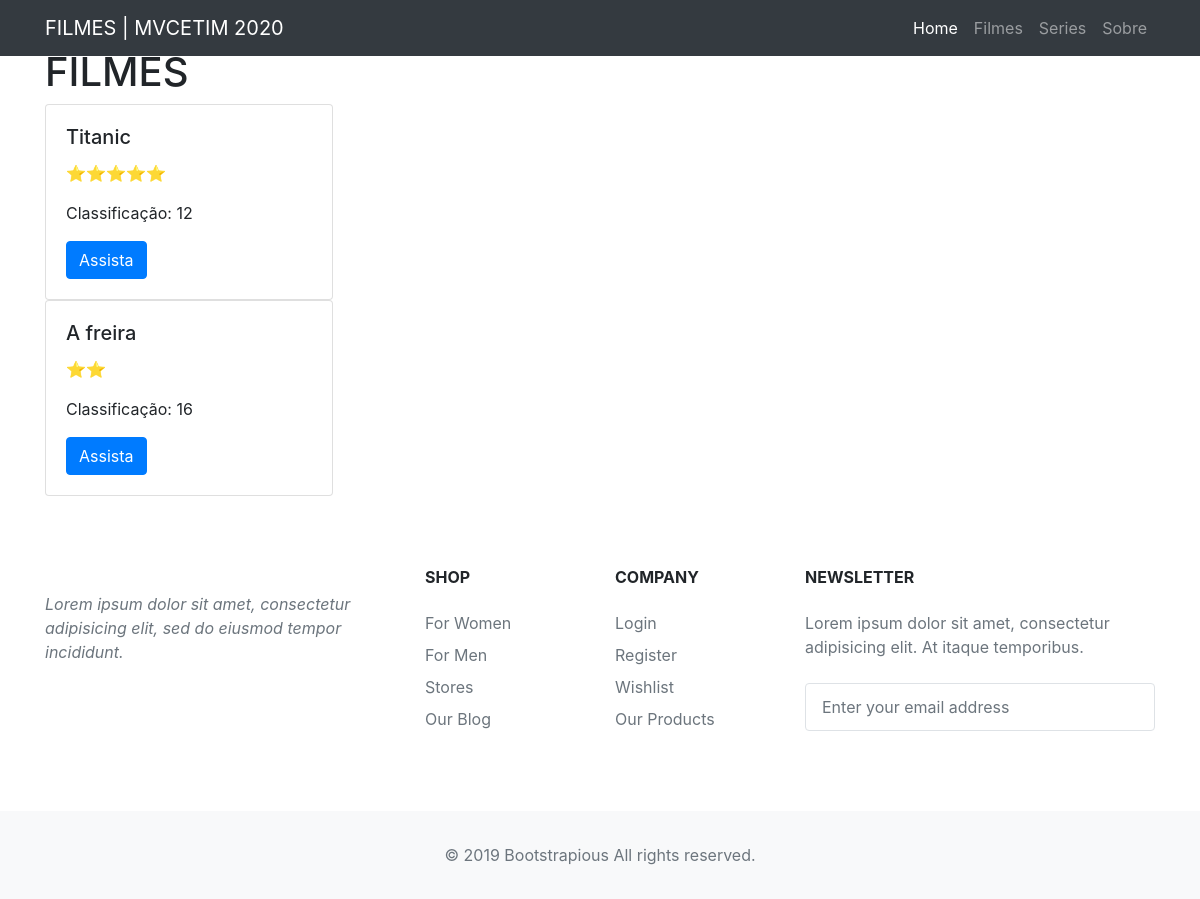
The app's page /filmes with its own data.
### tables this page shows
CREATE TABLE `audiovisual` (
  `id` int(11) NOT NULL,
  `titulo` varchar(200) NOT NULL,
  `tipo` varchar(100) NOT NULL,
  `categoria` varchar(100) NOT NULL,
  `classificacao` int(11) NOT NULL,
  `nota` int(11) NOT NULL
);

### app/Views/layout.php (called while the page is built)
<?php
include_once'Components/header.php';
require_once $this->view.'.php';
include_once'Components/footer.php';

### app/Controllers/FilmesController.php (called while the page is built, shortened)
<?php
class Filmes extends Controller
{
    public function index()
    {
        $this->view->titulo='FILMES | MVCETIM 2020';
        $this->view->filmes=$this->montafilmes();
        $this->view->render('filmes');
    }
    public function montaFilmes(){
        $obra = new \MVCETIM\Models\AudioVisual;
        $obra->listaTipo(['filme']);
        $filmes=$obra->queryresult();
        return $filmes;
    }
}

### index.php (called while the page is built, shortened)
<?php
new MVCETIM\Core\Core;

### app/Models/conexao.php (called while the page is built, shortened)
<?php
class Conexao
{
    protected function connect()
    {
        try
        {
            $this->conn = new \PDO('mysql:host='
            . DATABASE['host'] . ';dbname='
            . DATABASE['dbname'] . '; charset=utf8',
            DATABASE['user'],
            DATABASE['password'],
            DATABASE['options']);
            return $this->conn;
        }
        catch(\Exception $erro)
        {
            die('ERROR... <br> Erro ao se conectar<br>' . $erro->getMessage());
        }
    }
}

### app/Models/Model.php (called while the page is built, shortened)
<?php
class Model extends Conexao
{
 protected function SelectAll($sql, $param = null)
 {
        try
        {
            $query = $this->connect()->prepare($sql);
            $query->execute($param);
            $data = $query->fetchAll(\PDO::FETCH_OBJ);
            return $data;
        }
        catch(\Exception $erro){
            echo 'Erro ao executar Query<br>'. $erro->getMessage();
        }
 }
}

### app/Models/audiovisual.php (called while the page is built, shortened)
<?php
class AudioVisual extends Model
{
    public function listaTipo($parametro){
            $sql="SELECT * FROM audiovisual WHERE tipo = ?";
            $this->queryresult = $this->SelectAll($sql,$parametro);
    }
}

### app/Views/filmes.php (the view)
<div class="container mt-5">
    <h1>FILMES</h1>
    <?php
if(count($this->filmes)>0){
    foreach($this->filmes as $filme)
    {
        ?>
        <div class="card" style="width: 18rem;">
    <div class="card-body">
     <h5 class="card-title"><?php echo$filme->titulo;?></h5>
        <p class="card-text"><?php
        for ($i=0; $i < $filme->nota; $i++) {
               echo"⭐";
        }?></p>
        <p class="card-text">Classificação: <?php echo$filme->classificacao;?></p>
        <a href="#" class="btn btn-primary">Assista</a>
        </div>
        </div>
        <?php
    }
}
else{
echo"<h1>Nenhum Filme encontrado</h1>";
}
?>
</div>

### records on screen
audiovisual: titulo "Titanic", nota 5 (drawn), classificacao "12"
audiovisual: titulo "A freira", nota 2 (drawn), classificacao "16"

### other values on screen
$this->titulo "FILMES | MVCETIM 2020"
